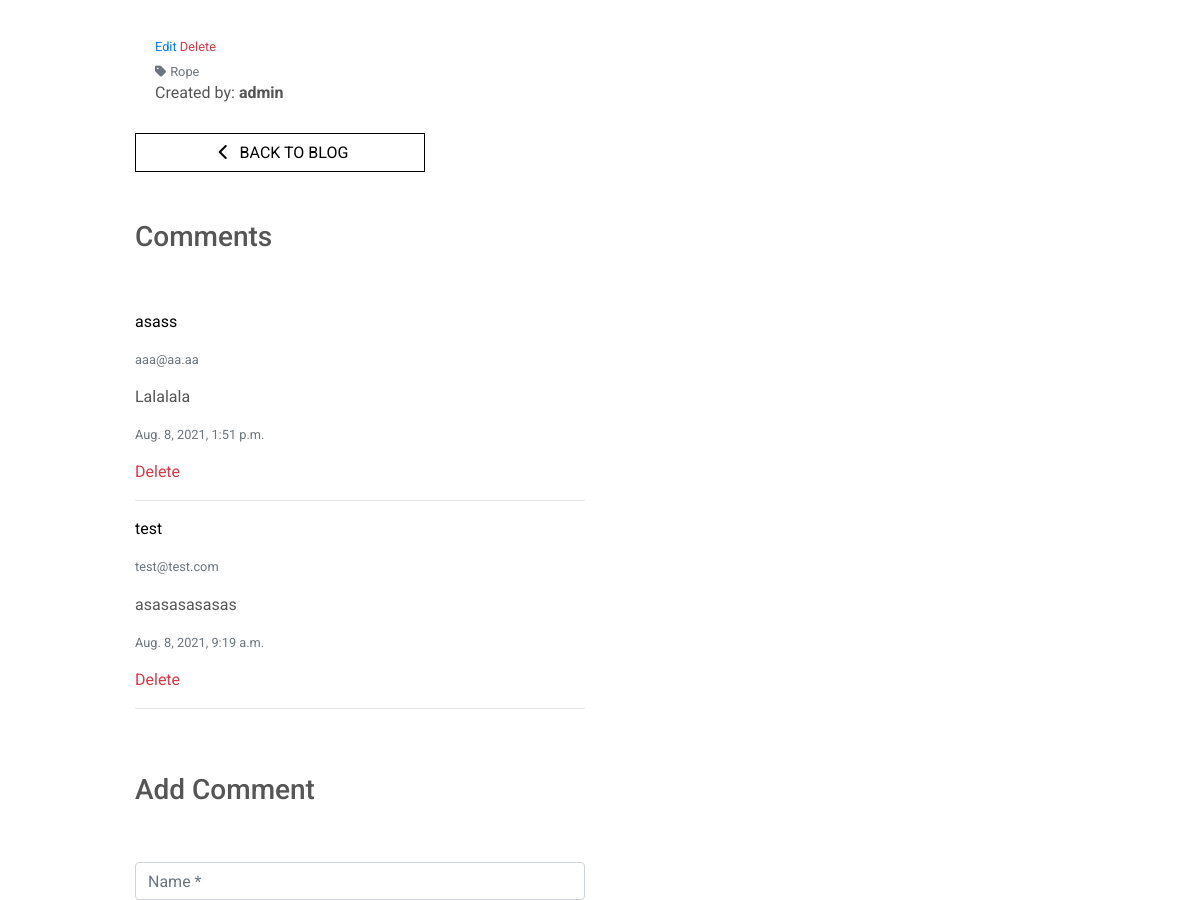
Before: /blog/15/ (signed in, middle part) with the older database file.
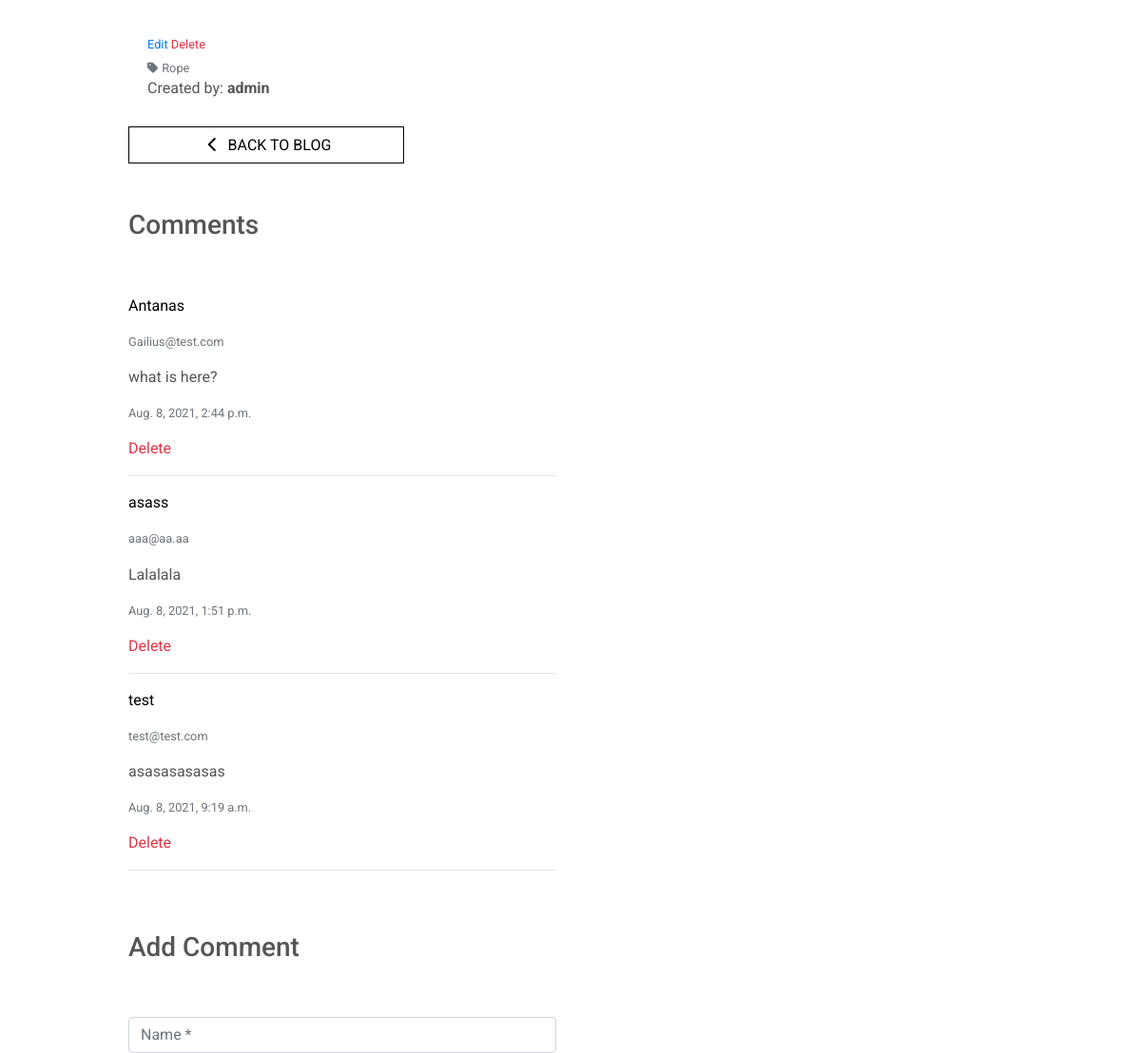
After: the same page with the newer database file.
### blog/models.py (models this page shows, shortened)
class BlogPostComment(models.Model):
    post = models.ForeignKey(Post, on_delete=models.CASCADE, related_name='comments')
    name = models.CharField(max_length=80)
    email = models.EmailField()
    content = models.TextField()
    date = models.DateTimeField(auto_now=True)
    class Meta:
        ordering = ['-date']

### blog/views.py (the view)
# urls.py: path('<int:post_id>/', views.blog_post_detail, name='blog_post_detail'),
@login_required
def blog_post_detail(request, post_id):
    global post
    post = get_object_or_404(Post, pk=post_id)
    form = BlogPostCommentForm()
    comments = BlogPostComment.objects.filter(post=post)
    template = 'blog/blog-post-detail.html'
    context = {
        'post': post,
        'form': form,
        'comments': comments,
        'template': template,
    }
    return render(request, template, context)

### blog/forms.py
class BlogPostCommentForm(forms.ModelForm):
    class Meta:
        model = BlogPostComment
        fields = ('name', 'email', 'content',)  # '__all__'
    def __init__(self, *args, **kwargs):
        super().__init__(*args, **kwargs)
        placeholders = {
            'name': 'Name',
            'email': 'Email Address',
            'content': 'Add text here',
        }
        for field in self.fields:
            if self.fields[field].required:
                placeholder = f'{placeholders[field]} *'
            else:
                placeholder = placeholders[field]
            self.fields[field].widget.attrs['placeholder'] = placeholder
            self.fields[field].widget.attrs['class'] = 'stripe-style-input'
            self.fields[field].label = False

### blog/models.py (called while the page is built)
    def __str__(self):
        return self.name

### blog/templates/blog/blog-post-detail.html (shortened to what this page needs)
{% extends "base.html" %}
{% load static %}
{% block content %}
    <div class="overlay"></div>
    <div class="container post-detail-container">
        <div class="row">
            <div class="col-12 col-lg-6 col-xl-4">
                <div class="card h-100 border-0">
                    <div class="card-body">
                        <div class="row">
                            <div class="col-12">
                            </div>
                        </div>
                    </div>
                    <div class="card-footer bg-white pt-0 border-0 text-left">
                        {% if request.user.is_superuser %}
                            <small class="">
                                <a href="{% url 'edit_blog_post' post.id %}">Edit</a>
                                <a class="text-danger" href="{% url 'delete_blog_post' post.id %}">Delete</a>
                            </small>
                        {% endif %}
                        {% if post.category %}
                            <p class="small mt-1 mb-0">
                                <a href="{% url 'posts' %}?category={{ post.category.name }}" class="text-muted">
                                    <i class="fas fa-tag mr-1"></i>{{ post.category.friendly_name }}
                                </a>
                            </p>
                        {% endif %}
                        <p>Created by: <strong>{{ post.created_by }}</strong></p>
                    </div>
                    <a href="{% url 'posts' %}" class="btn btn-outline-black rounded-0">
                        <span class="icon">
                            <i class="fas fa-chevron-left"></i>
                        </span>
                        <span class="text-uppercase">Back to Blog</span>
                    </a>
                </div>
            </div>
        </div>
        <div class="row">
            <div class="col-12">
                <h3 class="mt-5">Comments</h3>
            </div>
        </div>
        <div class="row">
            <div class="col-12 col-md-6 mt-5">
                {% if comments %}
                    {% for comment in comments %}
                        <p class="text-black">{{ comment.name }}</p>
                        <p class="text-muted small">{{ comment.email }}</p>
                        <p>{{ comment.content }}</p>
                        <p class="text-muted small">{{ comment.date }}</p>
                        {% if request.user.is_superuser %}
                            <a class="text-danger" href="{% url 'delete_post_comment' comment.id %}">Delete</a>
                        {% endif %}
                        <hr>
                    {% endfor %}
                {% else %}
                    <p class="text-muted pl-3">No comments</p>
                {% endif %}
            </div>
        </div>
        <div class="row">
            <div class="col-12">
                <h3 class="mt-5">Add Comment</h3>
            </div>
        </div>
        <div class="row">
            <div class="col-12 col-md-6 mt-5">
                <form method="POST" action="{% url 'add_post_comment' post.id %}" class="form mb-2" enctype="multipart/form-data">
                    {{ form | crispy }}
                </form>
            </div>
        </div>
    </div>
{% endblock %}

Changed rows visible on the page:
added BlogPostComment: name "Antanas", email "Gailius@test.com", content "what is here?", date "Aug. 8, 2021, 2:44 p.m."
